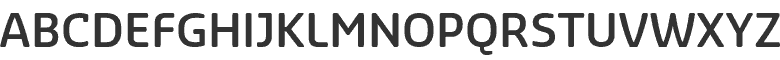
#> input picture alphabet.png, 780 x 60 px; its folder holds only this picture in this run
$ python -i NewTools.py   (imports and definitions only)
#> lines starting #> are read from the running program, lines starting #| are printed output that depends on the picture; after the words box and inside, x2 and y2 are one past the last pixel; in counts of white or black regions, pixels touching at a corner belong together
#> further down, picture is the input picture: shape (60, 780, 3); min 51, max 255, mean 208.2
import cv2
import numpy as np
import imutils

from Tools import *

from Masks import *

# [71 lines left out: functions Apply_Mask_Image, Better_Mask, Remove_Noise, not called in this run]

def Filterd_Mask(image):

   ret,f1 = cv2.threshold(image, 120,255, cv2.THRESH_BINARY)
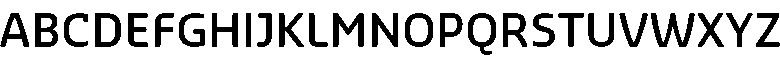
#> f1: shape (60, 780, 3); 77.9% white; 26 black regions, largest, box (x1, y1, x2, y2) and area: (651, 13, 695, 47) 651, (333, 13, 364, 47) 557, (35, 13, 58, 47) 512
   mask = Find_Black(f1)
#> in Find_Black, `image = cv2.cvtColor(image, cv2.COLOR_BGR2HSV)`: image: shape (60, 780, 3); mean H, S, V 0, 0, 198.5

   gray = cv2.cvtColor(image, cv2.COLOR_BGR2GRAY)
   hsv = cv2.cvtColor(image, cv2.COLOR_BGR2HSV)
#> hsv: shape (60, 780, 3); mean H, S, V 0, 0, 208.2

   f2 = cv2.adaptiveThreshold(gray, 255, cv2.ADAPTIVE_THRESH_GAUSSIAN_C, cv2.THRESH_BINARY,11,2)
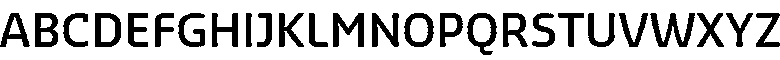
#> f2: shape (60, 780); 77.2% white; 26 black regions, largest, box (x1, y1, x2, y2) and area: (650, 13, 695, 47) 668, (333, 13, 364, 47) 563, (35, 13, 58, 47) 523
   f3 = cv2.adaptiveThreshold(gray, 255, cv2.ADAPTIVE_THRESH_MEAN_C, cv2.THRESH_BINARY,11,2)
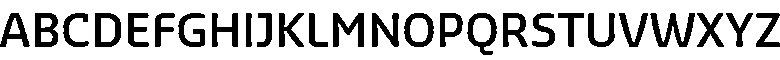
#> f3: shape (60, 780); 77% white; 26 black regions, largest, box (x1, y1, x2, y2) and area: (650, 13, 695, 47) 682, (333, 13, 364, 47) 563, (35, 13, 58, 47) 526

   f2 = cv2.medianBlur(f2,5)
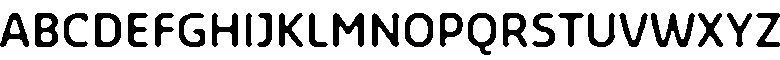
#> f2: shape (60, 780); 77.5% white; 26 black regions, largest, box (x1, y1, x2, y2) and area: (651, 13, 695, 47) 668, (333, 13, 364, 47) 555, (35, 13, 58, 47) 536
   new = ~f2 & mask
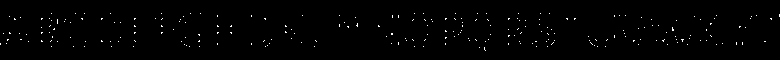
#> new: shape (60, 780); 0.84% white in thin lines or dots, all inside (x1, y1, x2, y2) = (0, 13, 780, 51)

   return new

   # [6 lines of commented-out code are left out]

def Find_Black(image):

   image = cv2.cvtColor(image, cv2.COLOR_BGR2HSV)

   lower_white = np.array([0,0,0])
   upper_white = np.array([360,120,130])
   mask = cv2.inRange(image, lower_white, upper_white)

   return ~mask

>>> import cv2
>>> picture = cv2.imread('../alphabet.png')
>>> result = Filterd_Mask(picture)
